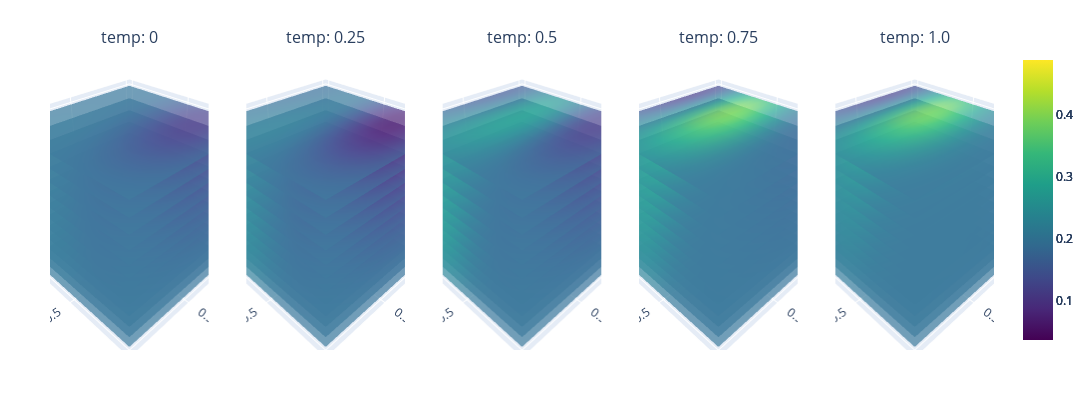

Notebook code for this chart:
### Code cell
# Reset 
x_inputs = all_data[['time','temp','sulf','anly'] ]
y_outputs = all_data["yield product"]
yvar_outputs = all_data["var yield"]

iterations = 45-train_size

gp_modelBO, train_nxBO, train_yBO, train_yvarBO = BO_loop(gp_model, nx_train, y_train, y_train_var, x_input_new, y_output_new ,yvar_output_new, iterations = iterations)

train_xBO = unnormalize(train_nxBO, original_bounds)
# Step 2: Initialize Plotting class
variable_combinations = [('time', 'sulf', 'anly'), ('theta', 'r', 't'), ('n', 't', 'theta')]
plotting = Plotting(gp_modelBO[0].model, variable_combinations=variable_combinations, select='Gaussian')
combination = variable_combinations[0]
minmax = [y_train.min(), y_train.max()]
plotting.sliced_plotting(combination, minmax)


# argmax_indices = [data.argmax().item() for data in split_data]
# for i, idx in enumerate(argmax_indices):
#     print(f"Iteration {i + 1}: {split_datax[i][idx]}")

### Figure 1 — Plotly figure (JSON) as saved in the notebook; plotly's stock layout.template omitted (floating-point values rounded to 4 significant figures; data arrays with more than 128 entries replaced by an {"elided": "..."} marker saying what was removed)
{"data": [{"cmax": 0.488, "cmin": 0.03743, "colorscale": [[0, "#440154"], [0.1111, "#482878"], [0.2222, "#3e4989"], [0.3333, "#31688e"], [0.4444, "#26828e"], [0.5556, "#1f9e89"], [0.6667, "#35b779"], [0.7778, "#6ece58"], [0.8889, "#b5de2b"], [1, "#fde725"]], "opacity": 0.7, "scene": "scene", "showscale": true, "surfacecolor": {"elided": "20x20 float values"}, "type": "surface", "x": {"elided": "20x20 float values"}, "y": {"elided": "20x20 float values"}, "z": {"elided": "20x20 float values"}}, {"cmax": 0.488, "cmin": 0.03743, "colorscale": [[0, "#440154"], [0.1111, "#482878"], [0.2222, "#3e4989"], [0.3333, "#31688e"], [0.4444, "#26828e"], [0.5556, "#1f9e89"], [0.6667, "#35b779"], [0.7778, "#6ece58"], [0.8889, "#b5de2b"], [1, "#fde725"]], "opacity": 0.7, "scene": "scene2", "showscale": true, "surfacecolor": {"elided": "20x20 float values"}, "type": "surface", "x": {"elided": "20x20 float values"}, "y": {"elided": "20x20 float values"}, "z": {"elided": "20x20 float values"}}, {"cmax": 0.488, "cmin": 0.03743, "colorscale": [[0, "#440154"], [0.1111, "#482878"], [0.2222, "#3e4989"], [0.3333, "#31688e"], [0.4444, "#26828e"], [0.5556, "#1f9e89"], [0.6667, "#35b779"], [0.7778, "#6ece58"], [0.8889, "#b5de2b"], [1, "#fde725"]], "opacity": 0.7, "scene": "scene3", "showscale": true, "surfacecolor": {"elided": "20x20 float values"}, "type": "surface", "x": {"elided": "20x20 float values"}, "y": {"elided": "20x20 float values"}, "z": {"elided": "20x20 float values"}}, {"cmax": 0.488, "cmin": 0.03743, "colorscale": [[0, "#440154"], [0.1111, "#482878"], [0.2222, "#3e4989"], [0.3333, "#31688e"], [0.4444, "#26828e"], [0.5556, "#1f9e89"], [0.6667, "#35b779"], [0.7778, "#6ece58"], [0.8889, "#b5de2b"], [1, "#fde725"]], "opacity": 0.7, "scene": "scene4", "showscale": true, "surfacecolor": {"elided": "20x20 float values"}, "type": "surface", "x": {"elided": "20x20 float values"}, "y": {"elided": "20x20 float values"}, "z": {"elided": "20x20 float values"}}, {"cmax": 0.488, "cmin": 0.03743, "colorscale": [[0, "#440154"], [0.1111, "#482878"], [0.2222, "#3e4989"], [0.3333, "#31688e"], [0.4444, "#26828e"], [0.5556, "#1f9e89"], [0.6667, "#35b779"], [0.7778, "#6ece58"], [0.8889, "#b5de2b"], [1, "#fde725"]], "opacity": 0.7, "scene": "scene5", "showscale": true, "surfacecolor": {"elided": "20x20 float values"}, "type": "surface", "x": {"elided": "20x20 float values"}, "y": {"elided": "20x20 float values"}, "z": {"elided": "20x20 float values"}}, {"cmax": 0.488, "cmin": 0.03743, "colorscale": [[0, "#440154"], [0.1111, "#482878"], [0.2222, "#3e4989"], [0.3333, "#31688e"], [0.4444, "#26828e"], [0.5556, "#1f9e89"], [0.6667, "#35b779"], [0.7778, "#6ece58"], [0.8889, "#b5de2b"], [1, "#fde725"]], "opacity": 0.7, "scene": "scene", "showscale": false, "surfacecolor": {"elided": "20x20 float values"}, "type": "surface", "x": {"elided": "20x20 float values"}, "y": {"elided": "20x20 float values"}, "z": {"elided": "20x20 float values"}}, {"cmax": 0.488, "cmin": 0.03743, "colorscale": [[0, "#440154"], [0.1111, "#482878"], [0.2222, "#3e4989"], [0.3333, "#31688e"], [0.4444, "#26828e"], [0.5556, "#1f9e89"], [0.6667, "#35b779"], [0.7778, "#6ece58"], [0.8889, "#b5de2b"], [1, "#fde725"]], "opacity": 0.7, "scene": "scene2", "showscale": false, "surfacecolor": {"elided": "20x20 float values"}, "type": "surface", "x": {"elided": "20x20 float values"}, "y": {"elided": "20x20 float values"}, "z": {"elided": "20x20 float values"}}, {"cmax": 0.488, "cmin": 0.03743, "colorscale": [[0, "#440154"], [0.1111, "#482878"], [0.2222, "#3e4989"], [0.3333, "#31688e"], [0.4444, "#26828e"], [0.5556, "#1f9e89"], [0.6667, "#35b779"], [0.7778, "#6ece58"], [0.8889, "#b5de2b"], [1, "#fde725"]], "opacity": 0.7, "scene": "scene3", "showscale": false, "surfacecolor": {"elided": "20x20 float values"}, "type": "surface", "x": {"elided": "20x20 float values"}, "y": {"elided": "20x20 float values"}, "z": {"elided": "20x20 float values"}}, {"cmax": 0.488, "cmin": 0.03743, "colorscale": [[0, "#440154"], [0.1111, "#482878"], [0.2222, "#3e4989"], [0.3333, "#31688e"], [0.4444, "#26828e"], [0.5556, "#1f9e89"], [0.6667, "#35b779"], [0.7778, "#6ece58"], [0.8889, "#b5de2b"], [1, "#fde725"]], "opacity": 0.7, "scene": "scene4", "showscale": false, "surfacecolor": {"elided": "20x20 float values"}, "type": "surface", "x": {"elided": "20x20 float values"}, "y": {"elided": "20x20 float values"}, "z": {"elided": "20x20 float values"}}, {"cmax": 0.488, "cmin": 0.03743, "colorscale": [[0, "#440154"], [0.1111, "#482878"], [0.2222, "#3e4989"], [0.3333, "#31688e"], [0.4444, "#26828e"], [0.5556, "#1f9e89"], [0.6667, "#35b779"], [0.7778, "#6ece58"], [0.8889, "#b5de2b"], [1, "#fde725"]], "opacity": 0.7, "scene": "scene5", "showscale": false, "surfacecolor": {"elided": "20x20 float values"}, "type": "surface", "x": {"elided": "20x20 float values"}, "y": {"elided": "20x20 float values"}, "z": {"elided": "20x20 float values"}}, {"cmax": 0.488, "cmin": 0.03743, "colorscale": [[0, "#440154"], [0.1111, "#482878"], [0.2222, "#3e4989"], [0.3333, "#31688e"], [0.4444, "#26828e"], [0.5556, "#1f9e89"], [0.6667, "#35b779"], [0.7778, "#6ece58"], [0.8889, "#b5de2b"], [1, "#fde725"]], "opacity": 0.7, "scene": "scene", "showscale": false, "surfacecolor": {"elided": "20x20 float values"}, "type": "surface", "x": {"elided": "20x20 float values"}, "y": {"elided": "20x20 float values"}, "z": {"elided": "20x20 float values"}}, {"cmax": 0.488, "cmin": 0.03743, "colorscale": [[0, "#440154"], [0.1111, "#482878"], [0.2222, "#3e4989"], [0.3333, "#31688e"], [0.4444, "#26828e"], [0.5556, "#1f9e89"], [0.6667, "#35b779"], [0.7778, "#6ece58"], [0.8889, "#b5de2b"], [1, "#fde725"]], "opacity": 0.7, "scene": "scene2", "showscale": false, "surfacecolor": {"elided": "20x20 float values"}, "type": "surface", "x": {"elided": "20x20 float values"}, "y": {"elided": "20x20 float values"}, "z": {"elided": "20x20 float values"}}, {"cmax": 0.488, "cmin": 0.03743, "colorscale": [[0, "#440154"], [0.1111, "#482878"], [0.2222, "#3e4989"], [0.3333, "#31688e"], [0.4444, "#26828e"], [0.5556, "#1f9e89"], [0.6667, "#35b779"], [0.7778, "#6ece58"], [0.8889, "#b5de2b"], [1, "#fde725"]], "opacity": 0.7, "scene": "scene3", "showscale": false, "surfacecolor": {"elided": "20x20 float values"}, "type": "surface", "x": {"elided": "20x20 float values"}, "y": {"elided": "20x20 float values"}, "z": {"elided": "20x20 float values"}}, {"cmax": 0.488, "cmin": 0.03743, "colorscale": [[0, "#440154"], [0.1111, "#482878"], [0.2222, "#3e4989"], [0.3333, "#31688e"], [0.4444, "#26828e"], [0.5556, "#1f9e89"], [0.6667, "#35b779"], [0.7778, "#6ece58"], [0.8889, "#b5de2b"], [1, "#fde725"]], "opacity": 0.7, "scene": "scene4", "showscale": false, "surfacecolor": {"elided": "20x20 float values"}, "type": "surface", "x": {"elided": "20x20 float values"}, "y": {"elided": "20x20 float values"}, "z": {"elided": "20x20 float values"}}, {"cmax": 0.488, "cmin": 0.03743, "colorscale": [[0, "#440154"], [0.1111, "#482878"], [0.2222, "#3e4989"], [0.3333, "#31688e"], [0.4444, "#26828e"], [0.5556, "#1f9e89"], [0.6667, "#35b779"], [0.7778, "#6ece58"], [0.8889, "#b5de2b"], [1, "#fde725"]], "opacity": 0.7, "scene": "scene5", "showscale": false, "surfacecolor": {"elided": "20x20 float values"}, "type": "surface", "x": {"elided": "20x20 float values"}, "y": {"elided": "20x20 float values"}, "z": {"elided": "20x20 float values"}}, {"cmax": 0.488, "cmin": 0.03743, "colorscale": [[0, "#440154"], [0.1111, "#482878"], [0.2222, "#3e4989"], [0.3333, "#31688e"], [0.4444, "#26828e"], [0.5556, "#1f9e89"], [0.6667, "#35b779"], [0.7778, "#6ece58"], [0.8889, "#b5de2b"], [1, "#fde725"]], "opacity": 0.7, "scene": "scene", "showscale": false, "surfacecolor": {"elided": "20x20 float values"}, "type": "surface", "x": {"elided": "20x20 float values"}, "y": {"elided": "20x20 float values"}, "z": {"elided": "20x20 float values"}}, {"cmax": 0.488, "cmin": 0.03743, "colorscale": [[0, "#440154"], [0.1111, "#482878"], [0.2222, "#3e4989"], [0.3333, "#31688e"], [0.4444, "#26828e"], [0.5556, "#1f9e89"], [0.6667, "#35b779"], [0.7778, "#6ece58"], [0.8889, "#b5de2b"], [1, "#fde725"]], "opacity": 0.7, "scene": "scene2", "showscale": false, "surfacecolor": {"elided": "20x20 float values"}, "type": "surface", "x": {"elided": "20x20 float values"}, "y": {"elided": "20x20 float values"}, "z": {"elided": "20x20 float values"}}, {"cmax": 0.488, "cmin": 0.03743, "colorscale": [[0, "#440154"], [0.1111, "#482878"], [0.2222, "#3e4989"], [0.3333, "#31688e"], [0.4444, "#26828e"], [0.5556, "#1f9e89"], [0.6667, "#35b779"], [0.7778, "#6ece58"], [0.8889, "#b5de2b"], [1, "#fde725"]], "opacity": 0.7, "scene": "scene3", "showscale": false, "surfacecolor": {"elided": "20x20 float values"}, "type": "surface", "x": {"elided": "20x20 float values"}, "y": {"elided": "20x20 float values"}, "z": {"elided": "20x20 float values"}}, {"cmax": 0.488, "cmin": 0.03743, "colorscale": [[0, "#440154"], [0.1111, "#482878"], [0.2222, "#3e4989"], [0.3333, "#31688e"], [0.4444, "#26828e"], [0.5556, "#1f9e89"], [0.6667, "#35b779"], [0.7778, "#6ece58"], [0.8889, "#b5de2b"], [1, "#fde725"]], "opacity": 0.7, "scene": "scene4", "showscale": false, "surfacecolor": {"elided": "20x20 float values"}, "type": "surface", "x": {"elided": "20x20 float values"}, "y": {"elided": "20x20 float values"}, "z": {"elided": "20x20 float values"}}, {"cmax": 0.488, "cmin": 0.03743, "colorscale": [[0, "#440154"], [0.1111, "#482878"], [0.2222, "#3e4989"], [0.3333, "#31688e"], [0.4444, "#26828e"], [0.5556, "#1f9e89"], [0.6667, "#35b779"], [0.7778, "#6ece58"], [0.8889, "#b5de2b"], [1, "#fde725"]], "opacity": 0.7, "scene": "scene5", "showscale": false, "surfacecolor": {"elided": "20x20 float values"}, "type": "surface", "x": {"elided": "20x20 float values"}, "y": {"elided": "20x20 float values"}, "z": {"elided": "20x20 float values"}}, {"cmax": 0.488, "cmin": 0.03743, "colorscale": [[0, "#440154"], [0.1111, "#482878"], [0.2222, "#3e4989"], [0.3333, "#31688e"], [0.4444, "#26828e"], [0.5556, "#1f9e89"], [0.6667, "#35b779"], [0.7778, "#6ece58"], [0.8889, "#b5de2b"], [1, "#fde725"]], "opacity": 0.7, "scene": "scene", "showscale": false, "surfacecolor": {"elided": "20x20 float values"}, "type": "surface", "x": {"elided": "20x20 float values"}, "y": {"elided": "20x20 float values"}, "z": {"elided": "20x20 float values"}}, {"cmax": 0.488, "cmin": 0.03743, "colorscale": [[0, "#440154"], [0.1111, "#482878"], [0.2222, "#3e4989"], [0.3333, "#31688e"], [0.4444, "#26828e"], [0.5556, "#1f9e89"], [0.6667, "#35b779"], [0.7778, "#6ece58"], [0.8889, "#b5de2b"], [1, "#fde725"]], "opacity": 0.7, "scene": "scene2", "showscale": false, "surfacecolor": {"elided": "20x20 float values"}, "type": "surface", "x": {"elided": "20x20 float values"}, "y": {"elided": "20x20 float values"}, "z": {"elided": "20x20 float values"}}, {"cmax": 0.488, "cmin": 0.03743, "colorscale": [[0, "#440154"], [0.1111, "#482878"], [0.2222, "#3e4989"], [0.3333, "#31688e"], [0.4444, "#26828e"], [0.5556, "#1f9e89"], [0.6667, "#35b779"], [0.7778, "#6ece58"], [0.8889, "#b5de2b"], [1, "#fde725"]], "opacity": 0.7, "scene": "scene3", "showscale": false, "surfacecolor": {"elided": "20x20 float values"}, "type": "surface", "x": {"elided": "20x20 float values"}, "y": {"elided": "20x20 float values"}, "z": {"elided": "20x20 float values"}}, {"cmax": 0.488, "cmin": 0.03743, "colorscale": [[0, "#440154"], [0.1111, "#482878"], [0.2222, "#3e4989"], [0.3333, "#31688e"], [0.4444, "#26828e"], [0.5556, "#1f9e89"], [0.6667, "#35b779"], [0.7778, "#6ece58"], [0.8889, "#b5de2b"], [1, "#fde725"]], "opacity": 0.7, "scene": "scene4", "showscale": false, "surfacecolor": {"elided": "20x20 float values"}, "type": "surface", "x": {"elided": "20x20 float values"}, "y": {"elided": "20x20 float values"}, "z": {"elided": "20x20 float values"}}, {"cmax": 0.488, "cmin": 0.03743, "colorscale": [[0, "#440154"], [0.1111, "#482878"], [0.2222, "#3e4989"], [0.3333, "#31688e"], [0.4444, "#26828e"], [0.5556, "#1f9e89"], [0.6667, "#35b779"], [0.7778, "#6ece58"], [0.8889, "#b5de2b"], [1, "#fde725"]], "opacity": 0.7, "scene": "scene5", "showscale": false, "surfacecolor": {"elided": "20x20 float values"}, "type": "surface", "x": {"elided": "20x20 float values"}, "y": {"elided": "20x20 float values"}, "z": {"elided": "20x20 float values"}}, {"cmax": 0.488, "cmin": 0.03743, "colorscale": [[0, "#440154"], [0.1111, "#482878"], [0.2222, "#3e4989"], [0.3333, "#31688e"], [0.4444, "#26828e"], [0.5556, "#1f9e89"], [0.6667, "#35b779"], [0.7778, "#6ece58"], [0.8889, "#b5de2b"], [1, "#fde725"]], "opacity": 0.7, "scene": "scene", "showscale": false, "surfacecolor": {"elided": "20x20 float values"}, "type": "surface", "x": {"elided": "20x20 float values"}, "y": {"elided": "20x20 float values"}, "z": {"elided": "20x20 float values"}}, {"cmax": 0.488, "cmin": 0.03743, "colorscale": [[0, "#440154"], [0.1111, "#482878"], [0.2222, "#3e4989"], [0.3333, "#31688e"], [0.4444, "#26828e"], [0.5556, "#1f9e89"], [0.6667, "#35b779"], [0.7778, "#6ece58"], [0.8889, "#b5de2b"], [1, "#fde725"]], "opacity": 0.7, "scene": "scene2", "showscale": false, "surfacecolor": {"elided": "20x20 float values"}, "type": "surface", "x": {"elided": "20x20 float values"}, "y": {"elided": "20x20 float values"}, "z": {"elided": "20x20 float values"}}, {"cmax": 0.488, "cmin": 0.03743, "colorscale": [[0, "#440154"], [0.1111, "#482878"], [0.2222, "#3e4989"], [0.3333, "#31688e"], [0.4444, "#26828e"], [0.5556, "#1f9e89"], [0.6667, "#35b779"], [0.7778, "#6ece58"], [0.8889, "#b5de2b"], [1, "#fde725"]], "opacity": 0.7, "scene": "scene3", "showscale": false, "surfacecolor": {"elided": "20x20 float values"}, "type": "surface", "x": {"elided": "20x20 float values"}, "y": {"elided": "20x20 float values"}, "z": {"elided": "20x20 float values"}}, {"cmax": 0.488, "cmin": 0.03743, "colorscale": [[0, "#440154"], [0.1111, "#482878"], [0.2222, "#3e4989"], [0.3333, "#31688e"], [0.4444, "#26828e"], [0.5556, "#1f9e89"], [0.6667, "#35b779"], [0.7778, "#6ece58"], [0.8889, "#b5de2b"], [1, "#fde725"]], "opacity": 0.7, "scene": "scene4", "showscale": false, "surfacecolor": {"elided": "20x20 float values"}, "type": "surface", "x": {"elided": "20x20 float values"}, "y": {"elided": "20x20 float values"}, "z": {"elided": "20x20 float values"}}, {"cmax": 0.488, "cmin": 0.03743, "colorscale": [[0, "#440154"], [0.1111, "#482878"], [0.2222, "#3e4989"], [0.3333, "#31688e"], [0.4444, "#26828e"], [0.5556, "#1f9e89"], [0.6667, "#35b779"], [0.7778, "#6ece58"], [0.8889, "#b5de2b"], [1, "#fde725"]], "opacity": 0.7, "scene": "scene5", "showscale": false, "surfacecolor": {"elided": "20x20 float values"}, "type": "surface", "x": {"elided": "20x20 float values"}, "y": {"elided": "20x20 float values"}, "z": {"elided": "20x20 float values"}}, {"cmax": 0.488, "cmin": 0.03743, "colorscale": [[0, "#440154"], [0.1111, "#482878"], [0.2222, "#3e4989"], [0.3333, "#31688e"], [0.4444, "#26828e"], [0.5556, "#1f9e89"], [0.6667, "#35b779"], [0.7778, "#6ece58"], [0.8889, "#b5de2b"], [1, "#fde725"]], "opacity": 0.7, "scene": "scene", "showscale": false, "surfacecolor": {"elided": "20x20 float values"}, "type": "surface", "x": {"elided": "20x20 float values"}, "y": {"elided": "20x20 float values"}, "z": {"elided": "20x20 float values"}}, {"cmax": 0.488, "cmin": 0.03743, "colorscale": [[0, "#440154"], [0.1111, "#482878"], [0.2222, "#3e4989"], [0.3333, "#31688e"], [0.4444, "#26828e"], [0.5556, "#1f9e89"], [0.6667, "#35b779"], [0.7778, "#6ece58"], [0.8889, "#b5de2b"], [1, "#fde725"]], "opacity": 0.7, "scene": "scene2", "showscale": false, "surfacecolor": {"elided": "20x20 float values"}, "type": "surface", "x": {"elided": "20x20 float values"}, "y": {"elided": "20x20 float values"}, "z": {"elided": "20x20 float values"}}, {"cmax": 0.488, "cmin": 0.03743, "colorscale": [[0, "#440154"], [0.1111, "#482878"], [0.2222, "#3e4989"], [0.3333, "#31688e"], [0.4444, "#26828e"], [0.5556, "#1f9e89"], [0.6667, "#35b779"], [0.7778, "#6ece58"], [0.8889, "#b5de2b"], [1, "#fde725"]], "opacity": 0.7, "scene": "scene3", "showscale": false, "surfacecolor": {"elided": "20x20 float values"}, "type": "surface", "x": {"elided": "20x20 float values"}, "y": {"elided": "20x20 float values"}, "z": {"elided": "20x20 float values"}}, {"cmax": 0.488, "cmin": 0.03743, "colorscale": [[0, "#440154"], [0.1111, "#482878"], [0.2222, "#3e4989"], [0.3333, "#31688e"], [0.4444, "#26828e"], [0.5556, "#1f9e89"], [0.6667, "#35b779"], [0.7778, "#6ece58"], [0.8889, "#b5de2b"], [1, "#fde725"]], "opacity": 0.7, "scene": "scene4", "showscale": false, "surfacecolor": {"elided": "20x20 float values"}, "type": "surface", "x": {"elided": "20x20 float values"}, "y": {"elided": "20x20 float values"}, "z": {"elided": "20x20 float values"}}, {"cmax": 0.488, "cmin": 0.03743, "colorscale": [[0, "#440154"], [0.1111, "#482878"], [0.2222, "#3e4989"], [0.3333, "#31688e"], [0.4444, "#26828e"], [0.5556, "#1f9e89"], [0.6667, "#35b779"], [0.7778, "#6ece58"], [0.8889, "#b5de2b"], [1, "#fde725"]], "opacity": 0.7, "scene": "scene5", "showscale": false, "surfacecolor": {"elided": "20x20 float values"}, "type": "surface", "x": {"elided": "20x20 float values"}, "y": {"elided": "20x20 float values"}, "z": {"elided": "20x20 float values"}}, {"cmax": 0.488, "cmin": 0.03743, "colorscale": [[0, "#440154"], [0.1111, "#482878"], [0.2222, "#3e4989"], [0.3333, "#31688e"], [0.4444, "#26828e"], [0.5556, "#1f9e89"], [0.6667, "#35b779"], [0.7778, "#6ece58"], [0.8889, "#b5de2b"], [1, "#fde725"]], "opacity": 0.7, "scene": "scene", "showscale": false, "surfacecolor": {"elided": "20x20 float values"}, "type": "surface", "x": {"elided": "20x20 float values"}, "y": {"elided": "20x20 float values"}, "z": {"elided": "20x20 float values"}}, {"cmax": 0.488, "cmin": 0.03743, "colorscale": [[0, "#440154"], [0.1111, "#482878"], [0.2222, "#3e4989"], [0.3333, "#31688e"], [0.4444, "#26828e"], [0.5556, "#1f9e89"], [0.6667, "#35b779"], [0.7778, "#6ece58"], [0.8889, "#b5de2b"], [1, "#fde725"]], "opacity": 0.7, "scene": "scene2", "showscale": false, "surfacecolor": {"elided": "20x20 float values"}, "type": "surface", "x": {"elided": "20x20 float values"}, "y": {"elided": "20x20 float values"}, "z": {"elided": "20x20 float values"}}, {"cmax": 0.488, "cmin": 0.03743, "colorscale": [[0, "#440154"], [0.1111, "#482878"], [0.2222, "#3e4989"], [0.3333, "#31688e"], [0.4444, "#26828e"], [0.5556, "#1f9e89"], [0.6667, "#35b779"], [0.7778, "#6ece58"], [0.8889, "#b5de2b"], [1, "#fde725"]], "opacity": 0.7, "scene": "scene3", "showscale": false, "surfacecolor": {"elided": "20x20 float values"}, "type": "surface", "x": {"elided": "20x20 float values"}, "y": {"elided": "20x20 float values"}, "z": {"elided": "20x20 float values"}}, {"cmax": 0.488, "cmin": 0.03743, "colorscale": [[0, "#440154"], [0.1111, "#482878"], [0.2222, "#3e4989"], [0.3333, "#31688e"], [0.4444, "#26828e"], [0.5556, "#1f9e89"], [0.6667, "#35b779"], [0.7778, "#6ece58"], [0.8889, "#b5de2b"], [1, "#fde725"]], "opacity": 0.7, "scene": "scene4", "showscale": false, "surfacecolor": {"elided": "20x20 float values"}, "type": "surface", "x": {"elided": "20x20 float values"}, "y": {"elided": "20x20 float values"}, "z": {"elided": "20x20 float values"}}, {"cmax": 0.488, "cmin": 0.03743, "colorscale": [[0, "#440154"], [0.1111, "#482878"], [0.2222, "#3e4989"], [0.3333, "#31688e"], [0.4444, "#26828e"], [0.5556, "#1f9e89"], [0.6667, "#35b779"], [0.7778, "#6ece58"], [0.8889, "#b5de2b"], [1, "#fde725"]], "opacity": 0.7, "scene": "scene5", "showscale": false, "surfacecolor": {"elided": "20x20 float values"}, "type": "surface", "x": {"elided": "20x20 float values"}, "y": {"elided": "20x20 float values"}, "z": {"elided": "20x20 float values"}}, {"cmax": 0.488, "cmin": 0.03743, "colorscale": [[0, "#440154"], [0.1111, "#482878"], [0.2222, "#3e4989"], [0.3333, "#31688e"], [0.4444, "#26828e"], [0.5556, "#1f9e89"], [0.6667, "#35b779"], [0.7778, "#6ece58"], [0.8889, "#b5de2b"], [1, "#fde725"]], "opacity": 0.7, "scene": "scene", "showscale": false, "surfacecolor": {"elided": "20x20 float values"}, "type": "surface", "x": {"elided": "20x20 float values"}, "y": {"elided": "20x20 float values"}, "z": {"elided": "20x20 float values"}}, {"cmax": 0.488, "cmin": 0.03743, "colorscale": [[0, "#440154"], [0.1111, "#482878"], [0.2222, "#3e4989"], [0.3333, "#31688e"], [0.4444, "#26828e"], [0.5556, "#1f9e89"], [0.6667, "#35b779"], [0.7778, "#6ece58"], [0.8889, "#b5de2b"], [1, "#fde725"]], "opacity": 0.7, "scene": "scene2", "showscale": false, "surfacecolor": {"elided": "20x20 float values"}, "type": "surface", "x": {"elided": "20x20 float values"}, "y": {"elided": "20x20 float values"}, "z": {"elided": "20x20 float values"}}, {"cmax": 0.488, "cmin": 0.03743, "colorscale": [[0, "#440154"], [0.1111, "#482878"], [0.2222, "#3e4989"], [0.3333, "#31688e"], [0.4444, "#26828e"], [0.5556, "#1f9e89"], [0.6667, "#35b779"], [0.7778, "#6ece58"], [0.8889, "#b5de2b"], [1, "#fde725"]], "opacity": 0.7, "scene": "scene3", "showscale": false, "surfacecolor": {"elided": "20x20 float values"}, "type": "surface", "x": {"elided": "20x20 float values"}, "y": {"elided": "20x20 float values"}, "z": {"elided": "20x20 float values"}}, {"cmax": 0.488, "cmin": 0.03743, "colorscale": [[0, "#440154"], [0.1111, "#482878"], [0.2222, "#3e4989"], [0.3333, "#31688e"], [0.4444, "#26828e"], [0.5556, "#1f9e89"], [0.6667, "#35b779"], [0.7778, "#6ece58"], [0.8889, "#b5de2b"], [1, "#fde725"]], "opacity": 0.7, "scene": "scene4", "showscale": false, "surfacecolor": {"elided": "20x20 float values"}, "type": "surface", "x": {"elided": "20x20 float values"}, "y": {"elided": "20x20 float values"}, "z": {"elided": "20x20 float values"}}, {"cmax": 0.488, "cmin": 0.03743, "colorscale": [[0, "#440154"], [0.1111, "#482878"], [0.2222, "#3e4989"], [0.3333, "#31688e"], [0.4444, "#26828e"], [0.5556, "#1f9e89"], [0.6667, "#35b779"], [0.7778, "#6ece58"], [0.8889, "#b5de2b"], [1, "#fde725"]], "opacity": 0.7, "scene": "scene5", "showscale": false, "surfacecolor": {"elided": "20x20 float values"}, "type": "surface", "x": {"elided": "20x20 float values"}, "y": {"elided": "20x20 float values"}, "z": {"elided": "20x20 float values"}}, {"cmax": 0.488, "cmin": 0.03743, "colorscale": [[0, "#440154"], [0.1111, "#482878"], [0.2222, "#3e4989"], [0.3333, "#31688e"], [0.4444, "#26828e"], [0.5556, "#1f9e89"], [0.6667, "#35b779"], [0.7778, "#6ece58"], [0.8889, "#b5de2b"], [1, "#fde725"]], "opacity": 0.7, "scene": "scene", "showscale": false, "surfacecolor": {"elided": "20x20 float values"}, "type": "surface", "x": {"elided": "20x20 float values"}, "y": {"elided": "20x20 float values"}, "z": {"elided": "20x20 float values"}}, {"cmax": 0.488, "cmin": 0.03743, "colorscale": [[0, "#440154"], [0.1111, "#482878"], [0.2222, "#3e4989"], [0.3333, "#31688e"], [0.4444, "#26828e"], [0.5556, "#1f9e89"], [0.6667, "#35b779"], [0.7778, "#6ece58"], [0.8889, "#b5de2b"], [1, "#fde725"]], "opacity": 0.7, "scene": "scene2", "showscale": false, "surfacecolor": {"elided": "20x20 float values"}, "type": "surface", "x": {"elided": "20x20 float values"}, "y": {"elided": "20x20 float values"}, "z": {"elided": "20x20 float values"}}, {"cmax": 0.488, "cmin": 0.03743, "colorscale": [[0, "#440154"], [0.1111, "#482878"], [0.2222, "#3e4989"], [0.3333, "#31688e"], [0.4444, "#26828e"], [0.5556, "#1f9e89"], [0.6667, "#35b779"], [0.7778, "#6ece58"], [0.8889, "#b5de2b"], [1, "#fde725"]], "opacity": 0.7, "scene": "scene3", "showscale": false, "surfacecolor": {"elided": "20x20 float values"}, "type": "surface", "x": {"elided": "20x20 float values"}, "y": {"elided": "20x20 float values"}, "z": {"elided": "20x20 float values"}}, {"cmax": 0.488, "cmin": 0.03743, "colorscale": [[0, "#440154"], [0.1111, "#482878"], [0.2222, "#3e4989"], [0.3333, "#31688e"], [0.4444, "#26828e"], [0.5556, "#1f9e89"], [0.6667, "#35b779"], [0.7778, "#6ece58"], [0.8889, "#b5de2b"], [1, "#fde725"]], "opacity": 0.7, "scene": "scene4", "showscale": false, "surfacecolor": {"elided": "20x20 float values"}, "type": "surface", "x": {"elided": "20x20 float values"}, "y": {"elided": "20x20 float values"}, "z": {"elided": "20x20 float values"}}, {"cmax": 0.488, "cmin": 0.03743, "colorscale": [[0, "#440154"], [0.1111, "#482878"], [0.2222, "#3e4989"], [0.3333, "#31688e"], [0.4444, "#26828e"], [0.5556, "#1f9e89"], [0.6667, "#35b779"], [0.7778, "#6ece58"], [0.8889, "#b5de2b"], [1, "#fde725"]], "opacity": 0.7, "scene": "scene5", "showscale": false, "surfacecolor": {"elided": "20x20 float values"}, "type": "surface", "x": {"elided": "20x20 float values"}, "y": {"elided": "20x20 float values"}, "z": {"elided": "20x20 float values"}}, {"cmax": 0.488, "cmin": 0.03743, "colorscale": [[0, "#440154"], [0.1111, "#482878"], [0.2222, "#3e4989"], [0.3333, "#31688e"], [0.4444, "#26828e"], [0.5556, "#1f9e89"], [0.6667, "#35b779"], [0.7778, "#6ece58"], [0.8889, "#b5de2b"], [1, "#fde725"]], "opacity": 0.7, "scene": "scene", "showscale": false, "surfacecolor": {"elided": "20x20 float values"}, "type": "surface", "x": {"elided": "20x20 float values"}, "y": {"elided": "20x20 float values"}, "z": {"elided": "20x20 float values"}}, {"cmax": 0.488, "cmin": 0.03743, "colorscale": [[0, "#440154"], [0.1111, "#482878"], [0.2222, "#3e4989"], [0.3333, "#31688e"], [0.4444, "#26828e"], [0.5556, "#1f9e89"], [0.6667, "#35b779"], [0.7778, "#6ece58"], [0.8889, "#b5de2b"], [1, "#fde725"]], "opacity": 0.7, "scene": "scene2", "showscale": false, "surfacecolor": {"elided": "20x20 float values"}, "type": "surface", "x": {"elided": "20x20 float values"}, "y": {"elided": "20x20 float values"}, "z": {"elided": "20x20 float values"}}, {"cmax": 0.488, "cmin": 0.03743, "colorscale": [[0, "#440154"], [0.1111, "#482878"], [0.2222, "#3e4989"], [0.3333, "#31688e"], [0.4444, "#26828e"], [0.5556, "#1f9e89"], [0.6667, "#35b779"], [0.7778, "#6ece58"], [0.8889, "#b5de2b"], [1, "#fde725"]], "opacity": 0.7, "scene": "scene3", "showscale": false, "surfacecolor": {"elided": "20x20 float values"}, "type": "surface", "x": {"elided": "20x20 float values"}, "y": {"elided": "20x20 float values"}, "z": {"elided": "20x20 float values"}}, {"cmax": 0.488, "cmin": 0.03743, "colorscale": [[0, "#440154"], [0.1111, "#482878"], [0.2222, "#3e4989"], [0.3333, "#31688e"], [0.4444, "#26828e"], [0.5556, "#1f9e89"], [0.6667, "#35b779"], [0.7778, "#6ece58"], [0.8889, "#b5de2b"], [1, "#fde725"]], "opacity": 0.7, "scene": "scene4", "showscale": false, "surfacecolor": {"elided": "20x20 float values"}, "type": "surface", "x": {"elided": "20x20 float values"}, "y": {"elided": "20x20 float values"}, "z": {"elided": "20x20 float values"}}, {"cmax": 0.488, "cmin": 0.03743, "colorscale": [[0, "#440154"], [0.1111, "#482878"], [0.2222, "#3e4989"], [0.3333, "#31688e"], [0.4444, "#26828e"], [0.5556, "#1f9e89"], [0.6667, "#35b779"], [0.7778, "#6ece58"], [0.8889, "#b5de2b"], [1, "#fde725"]], "opacity": 0.7, "scene": "scene5", "showscale": false, "surfacecolor": {"elided": "20x20 float values"}, "type": "surface", "x": {"elided": "20x20 float values"}, "y": {"elided": "20x20 float values"}, "z": {"elided": "20x20 float values"}}, {"cmax": 0.488, "cmin": 0.03743, "colorscale": [[0, "#440154"], [0.1111, "#482878"], [0.2222, "#3e4989"], [0.3333, "#31688e"], [0.4444, "#26828e"], [0.5556, "#1f9e89"], [0.6667, "#35b779"], [0.7778, "#6ece58"], [0.8889, "#b5de2b"], [1, "#fde725"]], "opacity": 0.7, "scene": "scene", "showscale": false, "surfacecolor": {"elided": "20x20 float values"}, "type": "surface", "x": {"elided": "20x20 float values"}, "y": {"elided": "20x20 float values"}, "z": {"elided": "20x20 float values"}}, {"cmax": 0.488, "cmin": 0.03743, "colorscale": [[0, "#440154"], [0.1111, "#482878"], [0.2222, "#3e4989"], [0.3333, "#31688e"], [0.4444, "#26828e"], [0.5556, "#1f9e89"], [0.6667, "#35b779"], [0.7778, "#6ece58"], [0.8889, "#b5de2b"], [1, "#fde725"]], "opacity": 0.7, "scene": "scene2", "showscale": false, "surfacecolor": {"elided": "20x20 float values"}, "type": "surface", "x": {"elided": "20x20 float values"}, "y": {"elided": "20x20 float values"}, "z": {"elided": "20x20 float values"}}, {"cmax": 0.488, "cmin": 0.03743, "colorscale": [[0, "#440154"], [0.1111, "#482878"], [0.2222, "#3e4989"], [0.3333, "#31688e"], [0.4444, "#26828e"], [0.5556, "#1f9e89"], [0.6667, "#35b779"], [0.7778, "#6ece58"], [0.8889, "#b5de2b"], [1, "#fde725"]], "opacity": 0.7, "scene": "scene3", "showscale": false, "surfacecolor": {"elided": "20x20 float values"}, "type": "surface", "x": {"elided": "20x20 float values"}, "y": {"elided": "20x20 float values"}, "z": {"elided": "20x20 float values"}}, {"cmax": 0.488, "cmin": 0.03743, "colorscale": [[0, "#440154"], [0.1111, "#482878"], [0.2222, "#3e4989"], [0.3333, "#31688e"], [0.4444, "#26828e"], [0.5556, "#1f9e89"], [0.6667, "#35b779"], [0.7778, "#6ece58"], [0.8889, "#b5de2b"], [1, "#fde725"]], "opacity": 0.7, "scene": "scene4", "showscale": false, "surfacecolor": {"elided": "20x20 float values"}, "type": "surface", "x": {"elided": "20x20 float values"}, "y": {"elided": "20x20 float values"}, "z": {"elided": "20x20 float values"}}, {"cmax": 0.488, "cmin": 0.03743, "colorscale": [[0, "#440154"], [0.1111, "#482878"], [0.2222, "#3e4989"], [0.3333, "#31688e"], [0.4444, "#26828e"], [0.5556, "#1f9e89"], [0.6667, "#35b779"], [0.7778, "#6ece58"], [0.8889, "#b5de2b"], [1, "#fde725"]], "opacity": 0.7, "scene": "scene5", "showscale": false, "surfacecolor": {"elided": "20x20 float values"}, "type": "surface", "x": {"elided": "20x20 float values"}, "y": {"elided": "20x20 float values"}, "z": {"elided": "20x20 float values"}}], "layout": {"annotations": [{"font": {"size": 16}, "showarrow": false, "text": "temp: 0", "x": 0.084, "xanchor": "center", "xref": "paper", "y": 1, "yanchor": "bottom", "yref": "paper"}, {"font": {"size": 16}, "showarrow": false, "text": "temp: 0.25", "x": 0.292, "xanchor": "center", "xref": "paper", "y": 1, "yanchor": "bottom", "yref": "paper"}, {"font": {"size": 16}, "showarrow": false, "text": "temp: 0.5", "x": 0.5, "xanchor": "center", "xref": "paper", "y": 1, "yanchor": "bottom", "yref": "paper"}, {"font": {"size": 16}, "showarrow": false, "text": "temp: 0.75", "x": 0.708, "xanchor": "center", "xref": "paper", "y": 1, "yanchor": "bottom", "yref": "paper"}, {"font": {"size": 16}, "showarrow": false, "text": "temp: 1.0", "x": 0.916, "xanchor": "center", "xref": "paper", "y": 1, "yanchor": "bottom", "yref": "paper"}], "height": 400, "margin": {"b": 50, "l": 50, "r": 50, "t": 50}, "scene": {"domain": {"x": [0, 0.168], "y": [0, 1]}, "xaxis": {"title": {"text": "time"}}, "yaxis": {"title": {"text": "sulf"}}, "zaxis": {"title": {"text": "anly"}}}, "scene2": {"domain": {"x": [0.208, 0.376], "y": [0, 1]}, "xaxis": {"title": {"text": "time"}}, "yaxis": {"title": {"text": "sulf"}}, "zaxis": {"title": {"text": "anly"}}}, "scene3": {"domain": {"x": [0.416, 0.584], "y": [0, 1]}, "xaxis": {"title": {"text": "time"}}, "yaxis": {"title": {"text": "sulf"}}, "zaxis": {"title": {"text": "anly"}}}, "scene4": {"domain": {"x": [0.624, 0.792], "y": [0, 1]}, "xaxis": {"title": {"text": "time"}}, "yaxis": {"title": {"text": "sulf"}}, "zaxis": {"title": {"text": "anly"}}}, "scene5": {"domain": {"x": [0.832, 1], "y": [0, 1]}, "xaxis": {"title": {"text": "time"}}, "yaxis": {"title": {"text": "sulf"}}, "zaxis": {"title": {"text": "anly"}}}, "width": 1300}}
